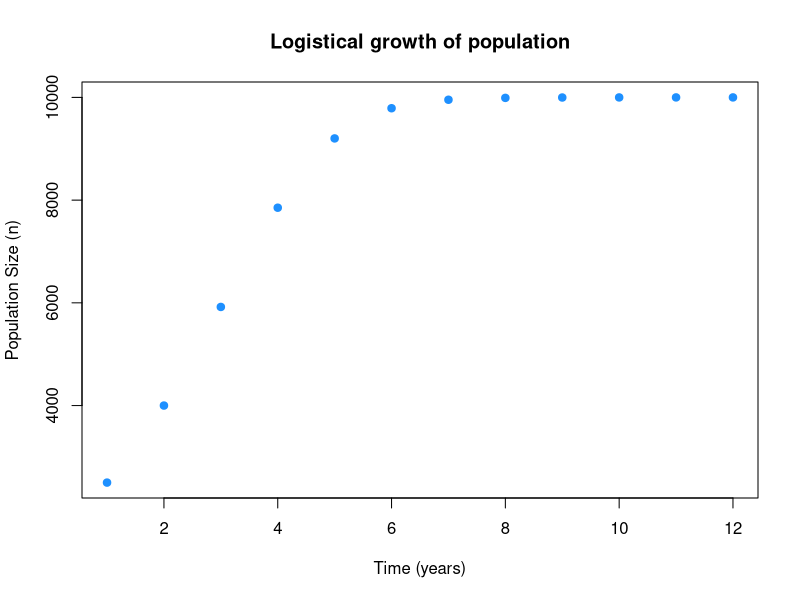
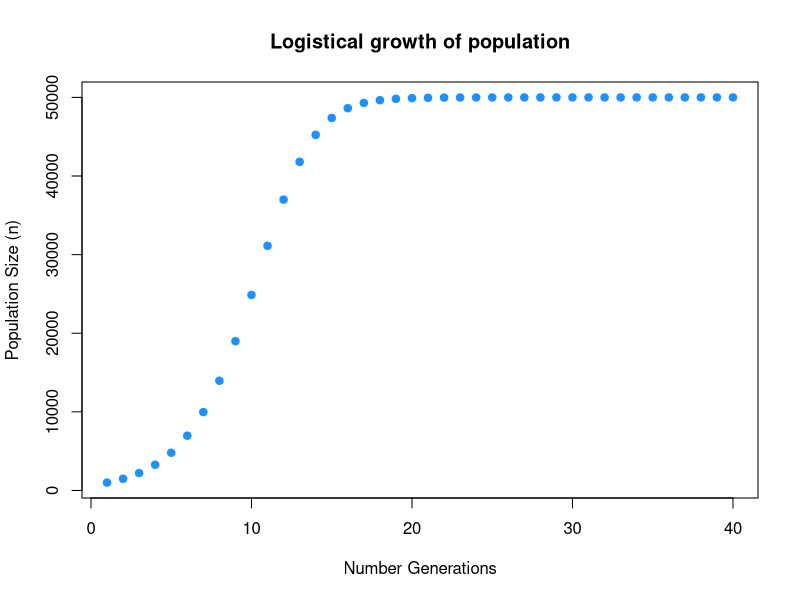

Recreate these plots in R, in order.
# Computational Biology
# Kathryn Grabenstein
# Lab Seven

#Set working directory
setwd("~/Documents/Classes/Computational Biology/CompBioLabsAndHomework/Labs/Lab08/")
#check working directory 
getwd()

#clear variables
rm(list=ls())

# part I 
# part a
#use discrete-time logistic growth equation for population abundance
#assign parameters
#growth rate
r = 0.8

#carrying capacity
K = 10000 

#create sequence
#time intervals
time <- 12
Logistic.time <- seq (1, time)
Logistic.time

#set up pre-allocation
#need 12 values
Num.growth <- length(Logistic.time)
Logistic.growth <- rep (0 , Num.growth)
Logistic.growth[1] = 2500
Logistic.growth

#write for loop that calculates population abundances
for (t in 2:length(Logistic.growth)) {
  Logistic.growth[t] <- Logistic.growth[t - 1] + (r * (Logistic.growth[t - 1]) * (K - (Logistic.growth[t - 1])) / K)
  print( Logistic.growth[t] )
}
#print whole vector
abundance1 <- Logistic.growth
time <- Logistic.time

#graph
plot(time, abundance1, xlab = "Time (years)", 
     ylab ="Population Size (n)", main = "Logistical growth of population",
     pch = 19, col = "dodgerblue")

##################################

#part b
#turn this code into a function
logisticGrowModel <- function(r, K, g, p) {
  #give r (growth rate)
  #give K (carrying capacity)
  #give g (total number generations)
  #give p (inital population size)
  
  #create vector with all generations
  logisticTime <- seq (1, g)
  
  #set up pre-allocation with same length as time vector
  numGrowth <- length(logisticTime)
  logisticGrowth <- rep (0 , numGrowth)
  
  #set starting population size using given p 
  logisticGrowth[1] = p
  
  #write for loop that calculates population abundances
  for (i in 2:length(logisticGrowth)) {
    logisticGrowth[i] <- logisticGrowth[i - 1] + (r * logisticGrowth[i - 1] * (K - logisticGrowth[i - 1]) / K)
  }
  
  #make matric of results
  PopGrowthMatrix <- cbind(logisticTime, logisticGrowth)
  
  #part c 
  #plot output
  plot(logisticTime, logisticGrowth, xlab = "Number Generations", 
       ylab ="Population Size (n)", main = "Logistical growth of population",
       pch = 19, col = "dodgerblue")
  
  return(PopGrowthMatrix)
  
}

#part d
#call the function
#r, K, g, p
PopGrowResults <- logisticGrowModel(0.5, 50000, 40, 1000)
colnames(PopGrowResults) <- c("Generations", "Abundance")

#part e
write.csv(x = PopGrowResults, file = "PopGrowthResults.csv", 
          row.names = FALSE)









